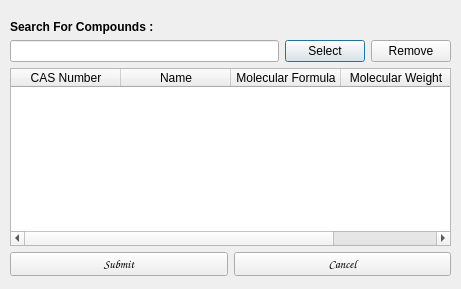
<?xml version="1.0" encoding="UTF-8"?>
<ui version="4.0">
 <class>Dialog</class>
 <widget class="QDialog" name="Dialog">
  <property name="geometry">
   <rect>
    <x>0</x>
    <y>0</y>
    <width>461</width>
    <height>289</height>
   </rect>
  </property>
  <property name="windowTitle">
   <string>Compound Selector</string>
  </property>
  <widget class="QWidget" name="verticalLayoutWidget">
   <property name="geometry">
    <rect>
     <x>10</x>
     <y>20</y>
     <width>441</width>
     <height>256</height>
    </rect>
   </property>
   <layout class="QVBoxLayout" name="verticalLayout">
    <item>
     <widget class="QLabel" name="label">
      <property name="font">
       <font>
        <pointsize>9</pointsize>
        <weight>75</weight>
        <bold>true</bold>
       </font>
      </property>
      <property name="text">
       <string>Search For Compounds :</string>
      </property>
     </widget>
    </item>
    <item>
     <layout class="QHBoxLayout" name="horizontalLayout_2">
      <item>
       <widget class="QLineEdit" name="lineEdit"/>
      </item>
      <item>
       <widget class="QPushButton" name="compoundSelectButton">
        <property name="text">
         <string>Select</string>
        </property>
        <property name="default">
         <bool>true</bool>
        </property>
       </widget>
      </item>
      <item>
       <widget class="QPushButton" name="pushButton_3">
        <property name="text">
         <string>Remove</string>
        </property>
        <property name="autoDefault">
         <bool>false</bool>
        </property>
       </widget>
      </item>
     </layout>
    </item>
    <item>
     <widget class="QTableWidget" name="tableWidget">
      <attribute name="horizontalHeaderDefaultSectionSize">
       <number>110</number>
      </attribute>
      <attribute name="horizontalHeaderStretchLastSection">
       <bool>true</bool>
      </attribute>
      <column>
       <property name="text">
        <string>CAS Number</string>
       </property>
      </column>
      <column>
       <property name="text">
        <string>Name</string>
       </property>
      </column>
      <column>
       <property name="text">
        <string>Molecular Formula</string>
       </property>
      </column>
      <column>
       <property name="text">
        <string>Molecular Weight</string>
       </property>
      </column>
     </widget>
    </item>
    <item>
     <layout class="QHBoxLayout" name="horizontalLayout_4">
      <item>
       <widget class="QPushButton" name="pushButton">
        <property name="font">
         <font>
          <family>Comic Sans MS</family>
         </font>
        </property>
        <property name="text">
         <string>Submit</string>
        </property>
       </widget>
      </item>
      <item>
       <widget class="QPushButton" name="pushButton_2">
        <property name="font">
         <font>
          <family>Comic Sans MS</family>
         </font>
        </property>
        <property name="text">
         <string>Cancel</string>
        </property>
       </widget>
      </item>
     </layout>
    </item>
   </layout>
  </widget>
 </widget>
 <resources/>
 <connections/>
</ui>
